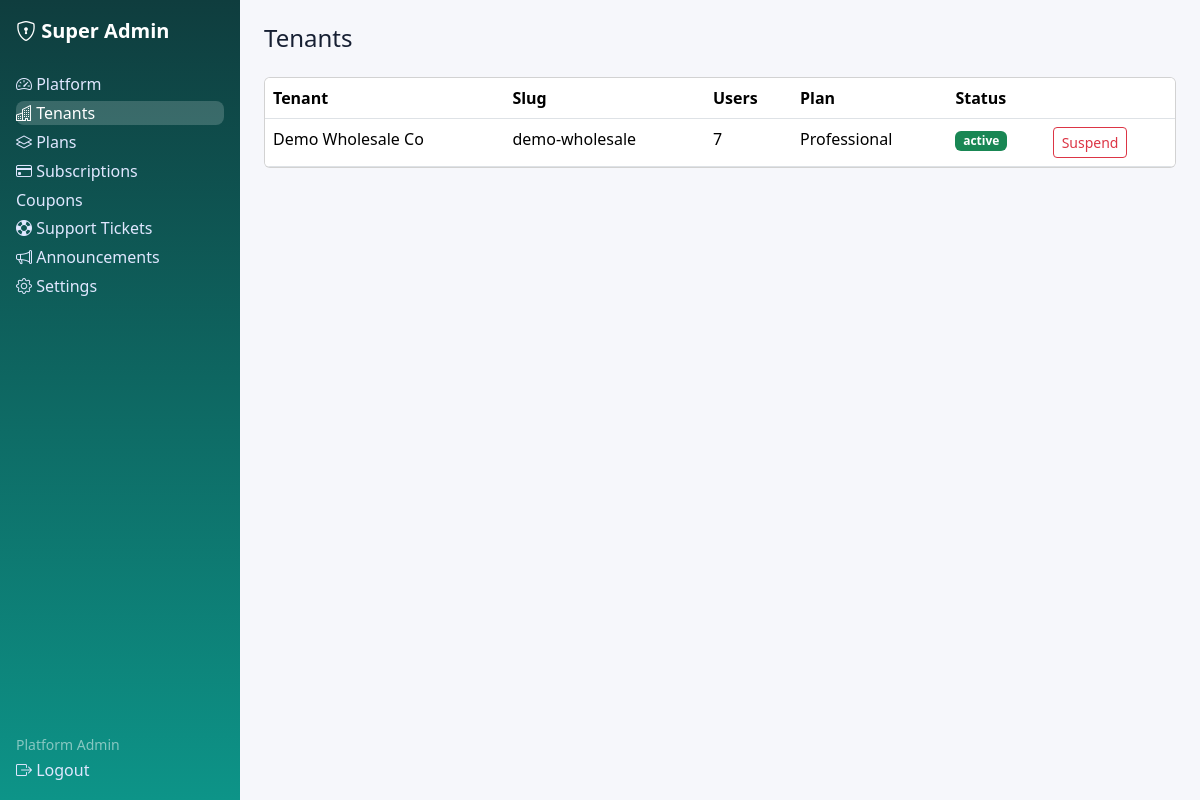
The app's page /super-admin/tenants.php (signed in) with its own data.
### tables this page shows
CREATE TABLE tenants (id INT UNSIGNED AUTO_INCREMENT PRIMARY KEY, name VARCHAR(150) NOT NULL, slug VARCHAR(160) NOT NULL UNIQUE, status ENUM('active','suspended') NOT NULL DEFAULT 'active', created_at DATETIME NOT NULL DEFAULT CURRENT_TIMESTAMP, INDEX idx_tenants_status(status));

### includes/functions.php (called while the page is built, shortened)
<?php
function e(?string $v): string { return htmlspecialchars($v ?? '', ENT_QUOTES, 'UTF-8'); }

### super-admin/tenants.php (the view, shortened to what this page needs)
<?php require_once __DIR__ . '/../includes/auth.php'; $user=require_role(['super_admin'], '../auth/login.php'); $pdo=db(); $base='../';
$rows=$pdo->query('SELECT t.*, (SELECT COUNT(*) FROM users u WHERE u.tenant_id=t.id) user_count, (SELECT p.name FROM subscriptions s JOIN plans p ON p.id=s.plan_id WHERE s.tenant_id=t.id ORDER BY s.id DESC LIMIT 1) plan_name FROM tenants t ORDER BY t.id DESC')->fetchAll();
include __DIR__ . '/header.php'; ?>
<div class="card p-0 overflow-auto"><table class="table mb-0"><tr><th>Tenant</th><th>Slug</th><th>Users</th><th>Plan</th><th>Status</th><th></th></tr>
<?php foreach($rows as $r): ?><tr><td><?= e($r['name']) ?></td><td><?= e($r['slug']) ?></td><td><?= $r['user_count'] ?></td><td><?= e($r['plan_name']??'—') ?></td><td><span class="badge bg-<?= $r['status']==='active'?'success':'danger' ?>"><?= e($r['status']) ?></span></td>
<td><form method="post"><?= csrf_field() ?><input type="hidden" name="id" value="<?= $r['id'] ?>"><button class="btn btn-sm btn-outline-<?= $r['status']==='active'?'danger':'success' ?>" data-confirm="Toggle tenant status?"><?= $r['status']==='active'?'Suspend':'Reactivate' ?></button></form></td></tr><?php endforeach; ?></table></div>
<?php include __DIR__ . '/footer.php'; ?>

### assets/css/style.css (style rules this page uses)
:root { --brand:#0d9488;--bg:#f6f7fb;--card:#fff;--text:#172033 }
body { background:var(--bg);color:var(--text);font-family:system-ui,-apple-system,"Segoe UI",Roboto,sans-serif }

### records on screen
tenants: name "Demo Wholesale Co", slug "demo-wholesale", user_count "7", plan_name "Professional", status "active", shows "Suspend"

### other values on screen
$l "Platform"
$l "Tenants"
$l "Plans"
$l "Subscriptions"
$l "Coupons"
$l "Support Tickets"
$l "Announcements"
$l "Settings"
current_user()['name'] "Platform Admin"
$pageTitle "Tenants"
